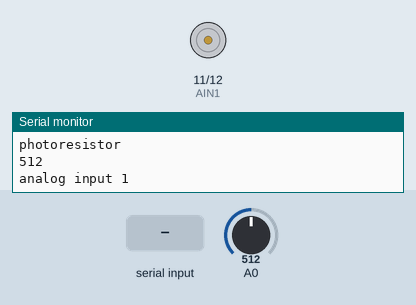
Simulated run of this sketch. Board: Arduino Uno, built with avr-gcc and run on an emulated ATmega328P. On the bench: motor-driver pin pairs drawn as motors (green arrow = first pin HIGH = forward, orange = second pin HIGH = backward, longer = more drive, scaled by the enable pin), the last lines printed to the serial monitor. The test bench sets the inputs (shaded band); at power-on: A0 = 512.

Above: at 1.2 s.
1.3 s: A0 set to 104
4.3 s: A0 set to 95
7.3 s: "30,150\n" received over Serial
At 8.0 s:
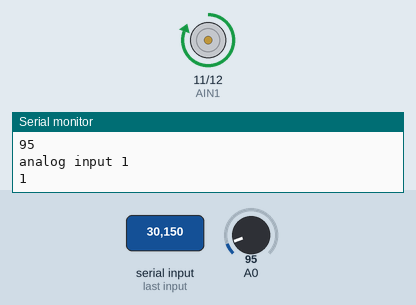
Timing chart, 0 to 10.3 s (numbered marks = the images above; inputs shaded):
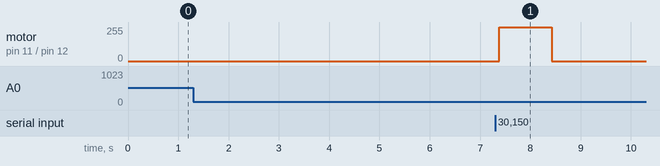

The sketch:

SIK_Circuit_5A-MotorBasics.ino
```cpp
/*
SparkFun Inventor’s Kit
Circuit 5A - Motor Basics

Learn how to control one motor with the motor driver.

This sketch was written by SparkFun Electronics, with lots of help from the Arduino community.
This code is completely free for any use.

View circuit diagram and instructions at: https://learn.sparkfun.com/tutorials/sparkfun-inventors-kit-experiment-guide---v40
Download drawings and code at: https://github.com/sparkfun/SIK-Guide-Code
*/

//PIN VARIABLES
//the motor will be controlled by the motor A pins on the motor driver
const int AIN1 = 11;           //control pin 1 on the motor driver for the right motor
const int AIN2 = 12;            //control pin 2 on the motor driver for the right motor
const int PWMA = 13;            //speed control pin on the motor driver for the right motor

int switchPin = 7;             //switch to turn the robot on and off

//VARIABLES
int motorSpeed = 0;       //starting speed for the motor

void setup() {

  pinMode(switchPin, INPUT_PULLUP);   //set this as a pullup to sense whether the switch is flipped

  //set the motor contro pins as outputs
  pinMode(AIN1, OUTPUT);
  pinMode(AIN2, OUTPUT);
  pinMode(PWMA, OUTPUT);

  Serial.begin(9600);                       //begin serial communication with the computer

  Serial.println("Enter motor speed (0-255)... ");    //Prompt to get input in the serial monitor.
}

int photoresistor = 0;

void loop() {
  //motorSpeed = 100;
  //digitalWrite(AIN1, HIGH);                         //set pin 1 to high
  //digitalWrite(AIN2, LOW);                          //set pin 2 to low
  //analogWrite(PWMA, abs(motorSpeed));

  //read the position of the knob
  photoresistor = analogRead(A0);   //set photoresistor to a number between 0 and 1023 based on how far the knob is turned
  Serial.println("photoresistor");
  Serial.println(photoresistor);    //print the value of photoresistor in the serial monitor on the computer

  Serial.println("analog input 1");
  Serial.println(digitalRead(AIN1));
  //Serial.print("\n");
  if (Serial.available() > 0){          //if the user has entered something in the serial monitor
    motorSpeed = Serial.parseInt();     //set the motor speed equal to the number in the serial message

    Serial.print("Motor Speed: ");      //print the speed that the motor is set to run at
    Serial.println(motorSpeed);
  }

  if(photoresistor <= 500){            //if the switch is on...
      spinMotor(motorSpeed);                    //make the motor spin forward
  } else{                               //if the switch is off...
      spinMotor(0);                   //make the motor spin backward
  }


}

/********************************************************************************/
void spinMotor(int motorSpeed)                       //function for driving the right motor
{
  if (motorSpeed > 0)                                 //if the motor should drive forward (positive speed)
  {
    digitalWrite(AIN1, HIGH);                         //set pin 1 to high
    digitalWrite(AIN2, LOW);                          //set pin 2 to low
  }
  else if (motorSpeed < 0)                            //if the motor should drive backward (negative speed)
  {
    digitalWrite(AIN1, LOW);                          //set pin 1 to low
    digitalWrite(AIN2, HIGH);                         //set pin 2 to high
  }
  else                                                //if the motor should stop
  {
    digitalWrite(AIN1, LOW);                          //set pin 1 to low
    digitalWrite(AIN2, LOW);                          //set pin 2 to low
  }
  analogWrite(PWMA, abs(motorSpeed));                 //now that the motor direction is set, drive it at the entered speed
}
```

Measured:
- after the input at 7.3 s, motor on pin 11 (AIN1) / pin 12 (AIN2): stopped → forward 255/255 after 0.08 s, → stopped 1.0 s later
